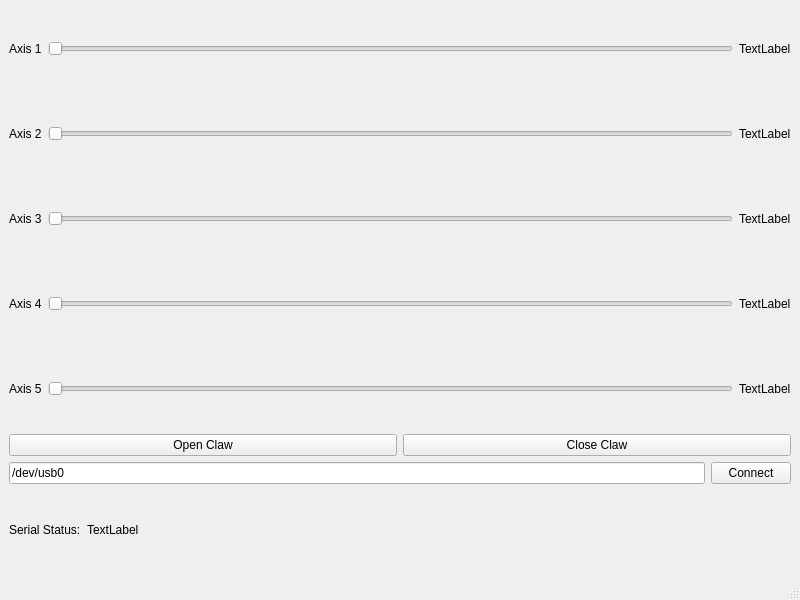
<?xml version="1.0" encoding="UTF-8"?>
<ui version="4.0">
 <class>MainWindow</class>
 <widget class="QMainWindow" name="MainWindow">
  <property name="geometry">
   <rect>
    <x>0</x>
    <y>0</y>
    <width>800</width>
    <height>600</height>
   </rect>
  </property>
  <property name="windowTitle">
   <string>MainWindow</string>
  </property>
  <widget class="QWidget" name="centralwidget">
   <layout class="QVBoxLayout" name="verticalLayout">
    <item>
     <layout class="QHBoxLayout" name="horizontalLayout_3">
      <item>
       <widget class="QLabel" name="label_4">
        <property name="text">
         <string>Axis 1</string>
        </property>
       </widget>
      </item>
      <item>
       <widget class="QSlider" name="axis1_slider">
        <property name="orientation">
         <enum>Qt::Horizontal</enum>
        </property>
       </widget>
      </item>
      <item>
       <widget class="QLabel" name="axis1_label">
        <property name="text">
         <string>TextLabel</string>
        </property>
       </widget>
      </item>
     </layout>
    </item>
    <item>
     <layout class="QHBoxLayout" name="horizontalLayout">
      <item>
       <widget class="QLabel" name="label_5">
        <property name="text">
         <string>Axis 2</string>
        </property>
       </widget>
      </item>
      <item>
       <widget class="QSlider" name="axis2_slider">
        <property name="orientation">
         <enum>Qt::Horizontal</enum>
        </property>
       </widget>
      </item>
      <item>
       <widget class="QLabel" name="axis2_label">
        <property name="text">
         <string>TextLabel</string>
        </property>
       </widget>
      </item>
     </layout>
    </item>
    <item>
     <layout class="QHBoxLayout" name="horizontalLayout_2">
      <item>
       <widget class="QLabel" name="label_3">
        <property name="text">
         <string>Axis 3</string>
        </property>
       </widget>
      </item>
      <item>
       <widget class="QSlider" name="axis3_slider">
        <property name="orientation">
         <enum>Qt::Horizontal</enum>
        </property>
       </widget>
      </item>
      <item>
       <widget class="QLabel" name="axis3_label">
        <property name="text">
         <string>TextLabel</string>
        </property>
       </widget>
      </item>
     </layout>
    </item>
    <item>
     <layout class="QHBoxLayout" name="horizontalLayout_5">
      <item>
       <widget class="QLabel" name="label_2">
        <property name="text">
         <string>Axis 4</string>
        </property>
       </widget>
      </item>
      <item>
       <widget class="QSlider" name="axis4_slider">
        <property name="orientation">
         <enum>Qt::Horizontal</enum>
        </property>
       </widget>
      </item>
      <item>
       <widget class="QLabel" name="axis4_label">
        <property name="text">
         <string>TextLabel</string>
        </property>
       </widget>
      </item>
     </layout>
    </item>
    <item>
     <layout class="QHBoxLayout" name="horizontalLayout_4">
      <item>
       <widget class="QLabel" name="label">
        <property name="text">
         <string>Axis 5</string>
        </property>
       </widget>
      </item>
      <item>
       <widget class="QSlider" name="axis5_slider">
        <property name="orientation">
         <enum>Qt::Horizontal</enum>
        </property>
       </widget>
      </item>
      <item>
       <widget class="QLabel" name="axis5_label">
        <property name="text">
         <string>TextLabel</string>
        </property>
       </widget>
      </item>
     </layout>
    </item>
    <item>
     <layout class="QHBoxLayout" name="horizontalLayout_6">
      <item>
       <widget class="QPushButton" name="open_claw">
        <property name="text">
         <string>Open Claw</string>
        </property>
       </widget>
      </item>
      <item>
       <widget class="QPushButton" name="close_claw">
        <property name="text">
         <string>Close Claw</string>
        </property>
       </widget>
      </item>
     </layout>
    </item>
    <item>
     <layout class="QHBoxLayout" name="horizontalLayout_7">
      <item>
       <widget class="QLineEdit" name="port_edit">
        <property name="text">
         <string>/dev/usb0</string>
        </property>
       </widget>
      </item>
      <item>
       <widget class="QPushButton" name="connect_button">
        <property name="text">
         <string>Connect</string>
        </property>
       </widget>
      </item>
     </layout>
    </item>
    <item>
     <layout class="QHBoxLayout" name="horizontalLayout_8">
      <item>
       <widget class="QLabel" name="serial_label">
        <property name="text">
         <string>Serial Status:</string>
        </property>
       </widget>
      </item>
      <item>
       <widget class="QLabel" name="serial_status">
        <property name="text">
         <string>TextLabel</string>
        </property>
       </widget>
      </item>
      <item>
       <spacer name="horizontalSpacer">
        <property name="orientation">
         <enum>Qt::Horizontal</enum>
        </property>
        <property name="sizeHint" stdset="0">
         <size>
          <width>40</width>
          <height>20</height>
         </size>
        </property>
       </spacer>
      </item>
     </layout>
    </item>
   </layout>
  </widget>
  <widget class="QMenuBar" name="menubar">
   <property name="geometry">
    <rect>
     <x>0</x>
     <y>0</y>
     <width>800</width>
     <height>22</height>
    </rect>
   </property>
  </widget>
  <widget class="QStatusBar" name="statusbar"/>
 </widget>
 <resources/>
 <connections/>
</ui>
